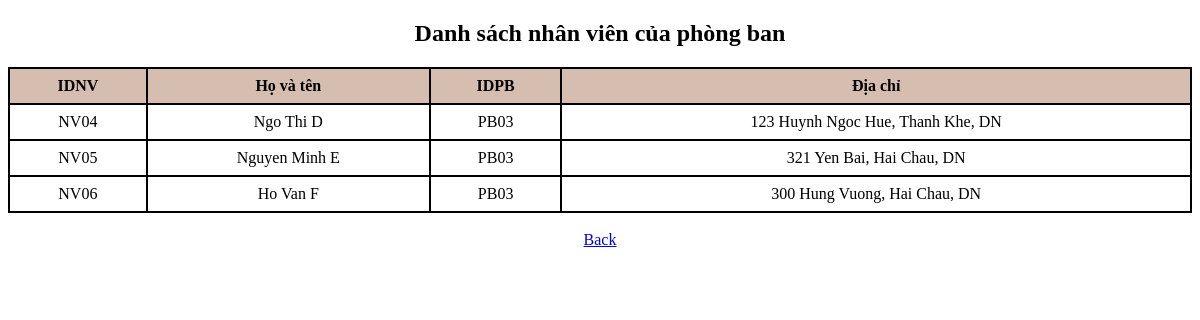
/xemthongtinnvpb.php?IDPB=PB03, run on the app's committed database.
### tables this page shows
CREATE TABLE `nhanvien` (
  `IDNV` varchar(10) NOT NULL,
  `Hoten` varchar(50) NOT NULL,
  `IDPB` varchar(10) NOT NULL,
  `Diachi` varchar(255) NOT NULL
);

### xemthongtinnvpb.php (the view, shortened to what this page needs)
<?php
@include('connect_db.php');
if (isset($_REQUEST['IDPB'])) {
    $IDPB = $_REQUEST['IDPB'];
    $sql = "SELECT * FROM nhanvien WHERE IDPB='$IDPB'";
    $result =  mysqli_query($conn, $sql);
} else {
    echo "Không có IDPB được truyền";
}
?>
<!DOCTYPE html>
<html lang="en">
<head>
</head>
<body>
    <h2>Danh sách nhân viên của phòng ban</h2>
    <table>
        <tr>
            <th>IDNV</th>
            <th>Họ và tên</th>
            <th>IDPB</th>
            <th>Địa chỉ</th>
        </tr>
        <?php
        if (mysqli_num_rows($result) > 0) {
            while ($row = mysqli_fetch_assoc($result)) {
                echo "<tr><td>" . $row["IDNV"] . "</td><td>" . $row["Hoten"] . "</td><td>" . $row["IDPB"] . "</td><td>" . $row["Diachi"] . "</td></tr>";
            }
        } else {
            echo "0 kết quả";
        }
        ?>
    </table>
    <br>
    <a href="xemthongtinpb.php">Back</a>
</body>
</html>

### xemthongtinnvpb.php (style rules this page uses)
table { border-collapse: collapse; width: 100%; }
th, td { border: 2px solid black; padding: 8px; text-align: center; }
th { background-color: #d5bdaf; }
a { align-self: center; }
body { text-align: center; }

### data on the page
nhanvien: IDNV "NV04", Hoten "Ngo Thi D", IDPB "PB03", Diachi "123 Huynh Ngoc Hue, Thanh Khe, DN"
nhanvien: IDNV "NV05", Hoten "Nguyen Minh E", IDPB "PB03", Diachi "321 Yen Bai, Hai Chau, DN"
nhanvien: IDNV "NV06", Hoten "Ho Van F", IDPB "PB03", Diachi "300 Hung Vuong, Hai Chau, DN"
